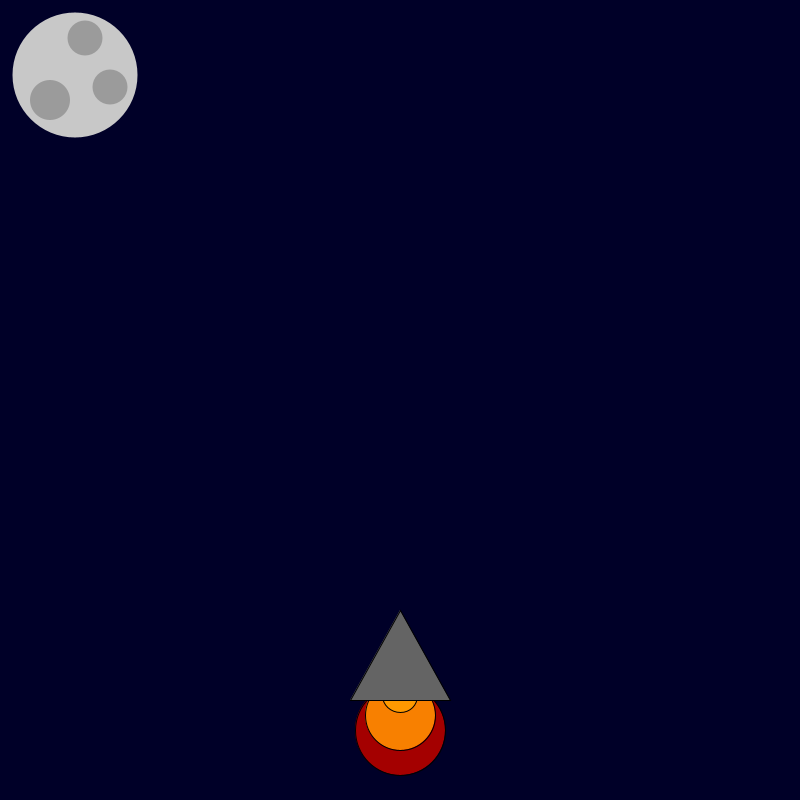
Frame 1 (no input)
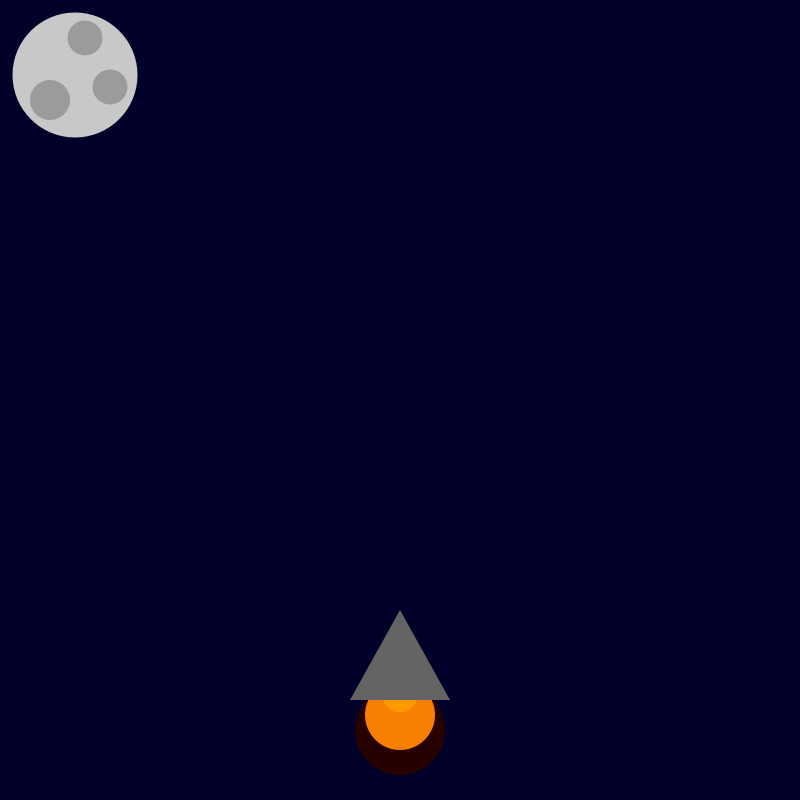
Frame 60 (the mouse pressed at the canvas centre just before this capture)
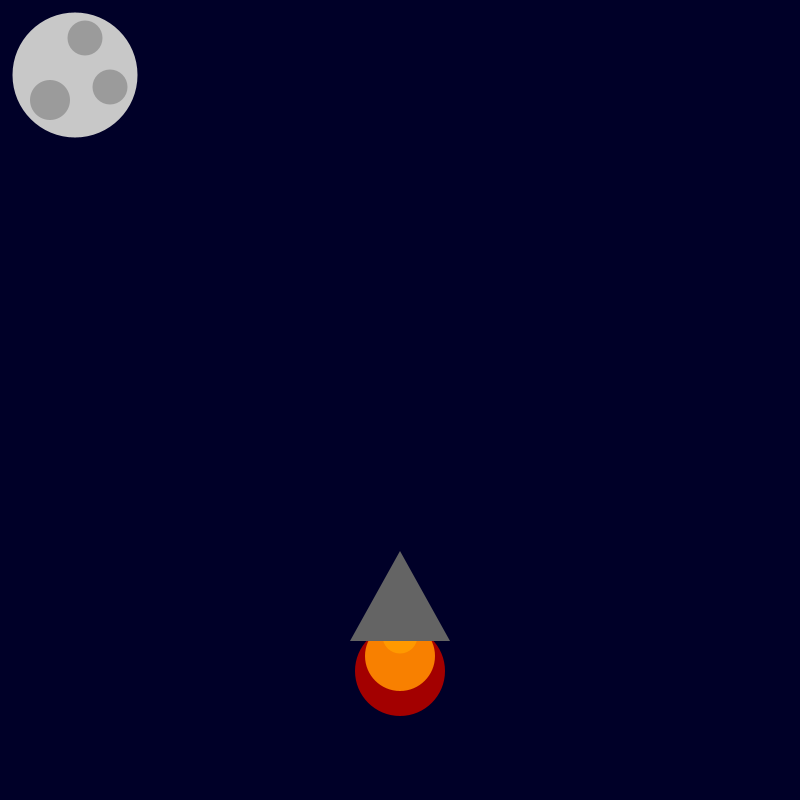
Frame 120 (the mouse held since frame 60 and released just before this capture)

The Processing sketch that drew these frames (run headless with seeded random() and noise(); from frame 60 on, the mouse is pressed at the canvas centre):

// Processing sketch: rocket_ship
// ── rocket_ship.pde
int x = 400; 
int y = 600; 

void setup() {
    size(800, 800);
    
}

void draw() {
    background(0, 0, 40); 
    fill(random(255), 0, 0);
    ellipse(x, y + 130, 90, 90);
    fill(248, 128, 0);
    ellipse(x, y + 115, 70, 70);
    fill(255, 153, 0);
    ellipse(x, y + 95, 35, 35);
    fill(100, 100, 100);
    triangle(x, y + 10, x + 50, y + 100, x - 50, y + 100);
if (mousePressed) {
 y-=1;
  }
noStroke();
fill(200, 200, 200);
ellipse(75, 75, 125, 125);
fill(155, 155, 155);
ellipse(110, 87, 35, 35);
ellipse(50, 100, 40, 40);
ellipse(85, 38, 35, 35);
}
